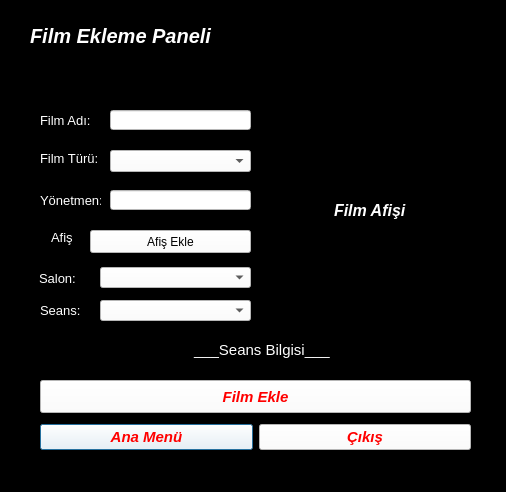
<?xml version="1.0" encoding="UTF-8"?>
<ui version="4.0">
 <class>film_ekle_button</class>
 <widget class="QDialog" name="film_ekle_button">
  <property name="geometry">
   <rect>
    <x>0</x>
    <y>0</y>
    <width>506</width>
    <height>492</height>
   </rect>
  </property>
  <property name="sizePolicy">
   <sizepolicy hsizetype="Preferred" vsizetype="Preferred">
    <horstretch>0</horstretch>
    <verstretch>0</verstretch>
   </sizepolicy>
  </property>
  <property name="windowTitle">
   <string>Dialog</string>
  </property>
  <property name="styleSheet">
   <string notr="true">background-color: rgb(0, 0, 0);</string>
  </property>
  <widget class="QLabel" name="label_2">
   <property name="geometry">
    <rect>
     <x>30</x>
     <y>20</y>
     <width>201</width>
     <height>31</height>
    </rect>
   </property>
   <property name="styleSheet">
    <string notr="true">color:white;
font-size:20px;
font-style:italic;
font-weight:bold;</string>
   </property>
   <property name="text">
    <string>Film Ekleme Paneli</string>
   </property>
  </widget>
  <widget class="QWidget" name="horizontalLayoutWidget_7">
   <property name="geometry">
    <rect>
     <x>40</x>
     <y>420</y>
     <width>431</width>
     <height>35</height>
    </rect>
   </property>
   <layout class="QHBoxLayout" name="horizontalLayout_3">
    <item>
     <widget class="QPushButton" name="ana_menu_buton">
      <property name="styleSheet">
       <string notr="true">background-color:white;font-size:15px;color:red;font-weight:bold;font-style:italic;</string>
      </property>
      <property name="text">
       <string>Ana Menü</string>
      </property>
      <property name="icon">
       <iconset resource="img.qrc">
        <normaloff>:/newPrefix/images/menu.png</normaloff>:/newPrefix/images/menu.png</iconset>
      </property>
      <property name="iconSize">
       <size>
        <width>25</width>
        <height>25</height>
       </size>
      </property>
     </widget>
    </item>
    <item>
     <widget class="QPushButton" name="cikis_buton">
      <property name="styleSheet">
       <string notr="true">background-color:white;font-size:15px;color:red;font-weight:bold;font-style:italic;</string>
      </property>
      <property name="text">
       <string>Çıkış</string>
      </property>
      <property name="icon">
       <iconset resource="img.qrc">
        <normaloff>:/newPrefix/images/exit.png</normaloff>:/newPrefix/images/exit.png</iconset>
      </property>
      <property name="iconSize">
       <size>
        <width>25</width>
        <height>25</height>
       </size>
      </property>
     </widget>
    </item>
   </layout>
  </widget>
  <widget class="QPushButton" name="film_ekle_buton">
   <property name="geometry">
    <rect>
     <x>40</x>
     <y>380</y>
     <width>431</width>
     <height>33</height>
    </rect>
   </property>
   <property name="styleSheet">
    <string notr="true">background-color:white; 
color:red;
font-size:15px;font-style:italic;font-weight:bold;</string>
   </property>
   <property name="text">
    <string>Film Ekle</string>
   </property>
   <property name="icon">
    <iconset resource="img.qrc">
     <normaloff>:/newPrefix/images/save.png</normaloff>:/newPrefix/images/save.png</iconset>
   </property>
   <property name="iconSize">
    <size>
     <width>25</width>
     <height>25</height>
    </size>
   </property>
  </widget>
  <widget class="QLabel" name="film_afisi_label">
   <property name="geometry">
    <rect>
     <x>290</x>
     <y>100</y>
     <width>181</width>
     <height>221</height>
    </rect>
   </property>
   <property name="styleSheet">
    <string notr="true">color:white;
padding-left:40px;
font-size:16px;
font-weight:bold;
font-style:italic;</string>
   </property>
   <property name="text">
    <string>Film Afişi</string>
   </property>
  </widget>
  <widget class="QLabel" name="seans_bilgi">
   <property name="geometry">
    <rect>
     <x>40</x>
     <y>340</y>
     <width>421</width>
     <height>20</height>
    </rect>
   </property>
   <property name="styleSheet">
    <string notr="true">color:white;font-size:15px;padding-left:150px;</string>
   </property>
   <property name="text">
    <string>___Seans Bilgisi___</string>
   </property>
  </widget>
  <widget class="QLabel" name="film_adi_label">
   <property name="geometry">
    <rect>
     <x>40</x>
     <y>110</y>
     <width>51</width>
     <height>21</height>
    </rect>
   </property>
   <property name="styleSheet">
    <string notr="true">color:white; font-size:13px;</string>
   </property>
   <property name="text">
    <string>Film Adı:</string>
   </property>
  </widget>
  <widget class="QLineEdit" name="film_ismi_text">
   <property name="geometry">
    <rect>
     <x>110</x>
     <y>110</y>
     <width>141</width>
     <height>20</height>
    </rect>
   </property>
   <property name="cursor">
    <cursorShape>IBeamCursor</cursorShape>
   </property>
   <property name="styleSheet">
    <string notr="true">background-color:white;</string>
   </property>
  </widget>
  <widget class="QLabel" name="film_turu_label">
   <property name="geometry">
    <rect>
     <x>40</x>
     <y>150</y>
     <width>61</width>
     <height>16</height>
    </rect>
   </property>
   <property name="styleSheet">
    <string notr="true">color:white; font-size:13px;</string>
   </property>
   <property name="text">
    <string>Film Türü:</string>
   </property>
  </widget>
  <widget class="QLabel" name="yonetmen">
   <property name="geometry">
    <rect>
     <x>40</x>
     <y>190</y>
     <width>61</width>
     <height>20</height>
    </rect>
   </property>
   <property name="styleSheet">
    <string notr="true">color:white; font-size:13px;</string>
   </property>
   <property name="text">
    <string>Yönetmen:</string>
   </property>
  </widget>
  <widget class="QLineEdit" name="yonetmen_text">
   <property name="geometry">
    <rect>
     <x>110</x>
     <y>190</y>
     <width>141</width>
     <height>20</height>
    </rect>
   </property>
   <property name="styleSheet">
    <string notr="true">background-color:white;</string>
   </property>
  </widget>
  <widget class="QLabel" name="salon_label">
   <property name="geometry">
    <rect>
     <x>39</x>
     <y>268</y>
     <width>41</width>
     <height>20</height>
    </rect>
   </property>
   <property name="styleSheet">
    <string notr="true">color:white; font-size:13px;</string>
   </property>
   <property name="text">
    <string>Salon:</string>
   </property>
  </widget>
  <widget class="QComboBox" name="salon_combo_box">
   <property name="geometry">
    <rect>
     <x>100</x>
     <y>267</y>
     <width>151</width>
     <height>21</height>
    </rect>
   </property>
   <property name="styleSheet">
    <string notr="true">background-color:white;</string>
   </property>
  </widget>
  <widget class="QLabel" name="afis_label">
   <property name="geometry">
    <rect>
     <x>51</x>
     <y>222</y>
     <width>21</width>
     <height>31</height>
    </rect>
   </property>
   <property name="styleSheet">
    <string notr="true">color:white; font-size:13px;</string>
   </property>
   <property name="lineWidth">
    <number>1</number>
   </property>
   <property name="text">
    <string>Afiş:</string>
   </property>
  </widget>
  <widget class="QLabel" name="seans_label">
   <property name="geometry">
    <rect>
     <x>40</x>
     <y>300</y>
     <width>41</width>
     <height>20</height>
    </rect>
   </property>
   <property name="styleSheet">
    <string notr="true">color:white; font-size:13px;</string>
   </property>
   <property name="text">
    <string>Seans:</string>
   </property>
  </widget>
  <widget class="QComboBox" name="seans_combo_box">
   <property name="geometry">
    <rect>
     <x>100</x>
     <y>300</y>
     <width>151</width>
     <height>21</height>
    </rect>
   </property>
   <property name="styleSheet">
    <string notr="true">background-color:white;</string>
   </property>
  </widget>
  <widget class="QPushButton" name="afis_ekle_buton">
   <property name="geometry">
    <rect>
     <x>90</x>
     <y>230</y>
     <width>161</width>
     <height>23</height>
    </rect>
   </property>
   <property name="styleSheet">
    <string notr="true">background-color:white;</string>
   </property>
   <property name="text">
    <string>Afiş Ekle</string>
   </property>
  </widget>
  <widget class="QComboBox" name="film_turu_combo_box">
   <property name="geometry">
    <rect>
     <x>110</x>
     <y>150</y>
     <width>141</width>
     <height>22</height>
    </rect>
   </property>
   <property name="styleSheet">
    <string notr="true">background-color:white;</string>
   </property>
  </widget>
 </widget>
 <resources>
  <include location="img.qrc"/>
 </resources>
 <connections/>
</ui>
